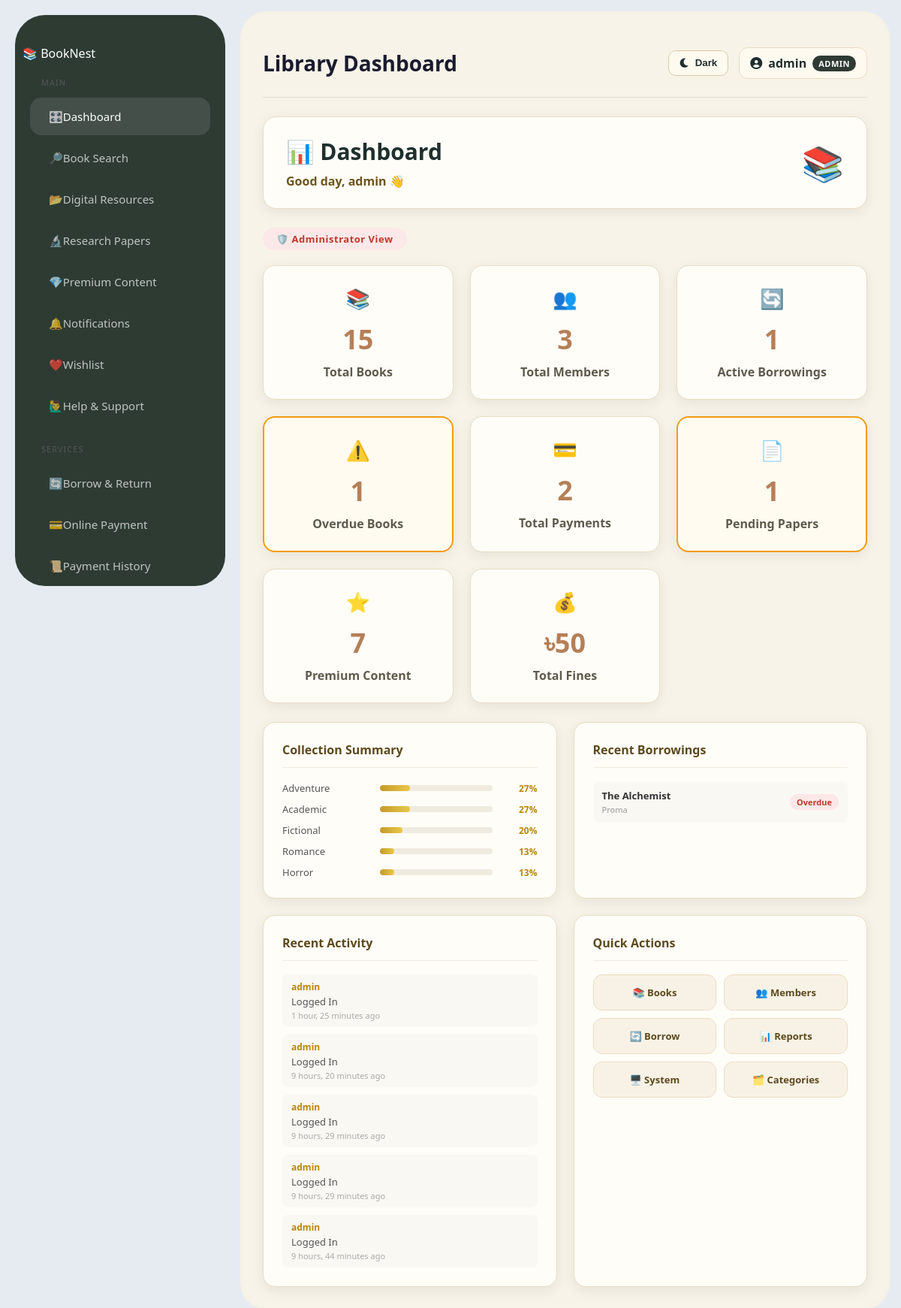
Before: / (signed in) with the older database file.
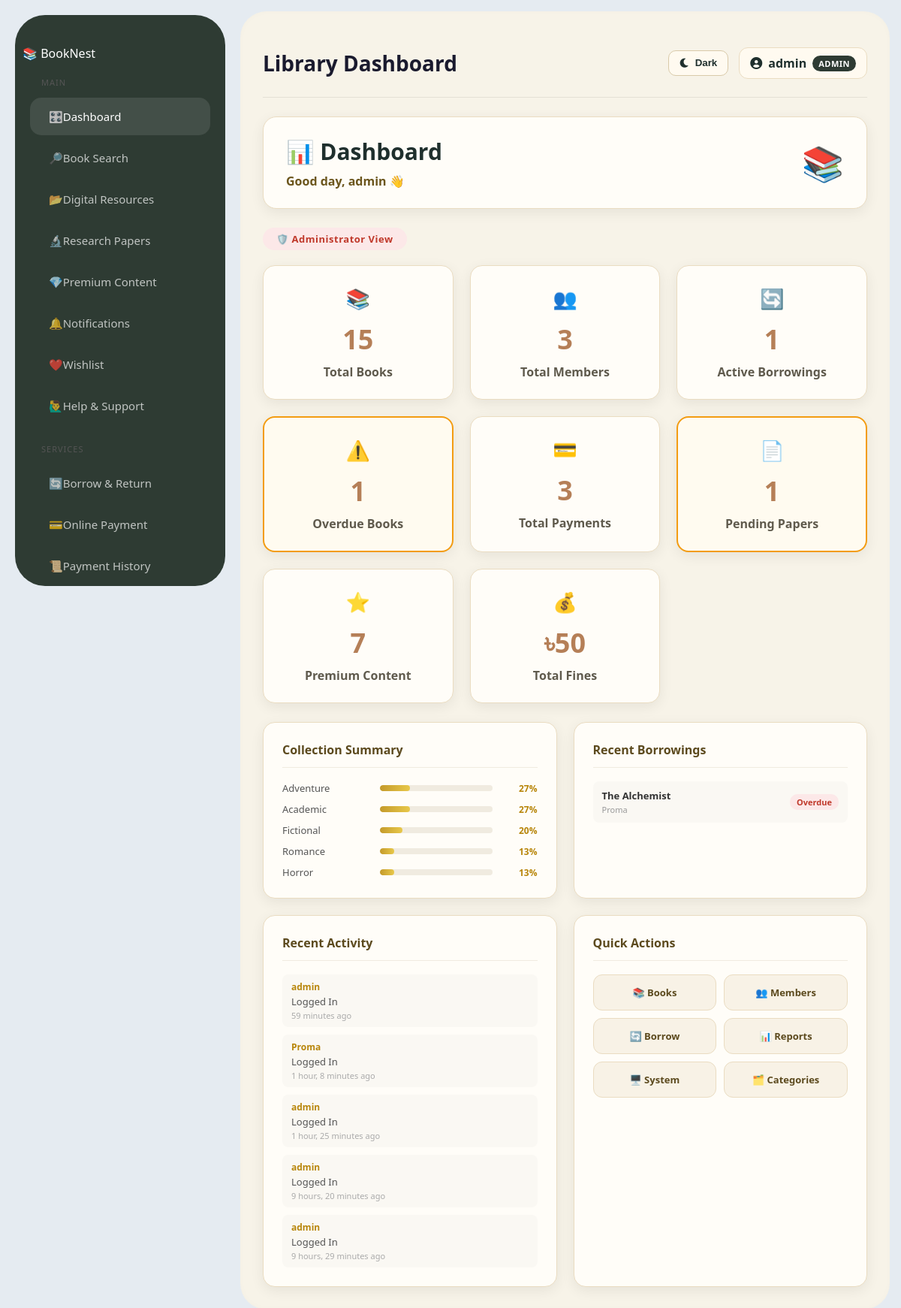
After: the same page with the newer database file.
### library/models.py (models this page shows, shortened)
class Category(models.Model):
    name = models.CharField(max_length=100, unique=True)
    class Meta:
        ordering = ['name']
        verbose_name_plural = 'Categories'

class Borrow(models.Model):
    STATUS_CHOICES = [
        ('borrowed', 'Borrowed'),
        ('returned', 'Returned'),
        ('overdue', 'Overdue'),
        ('lost', 'Lost'),
    ]
    book = models.ForeignKey(Book, on_delete=models.CASCADE, related_name='borrows')
    member = models.ForeignKey(User, on_delete=models.CASCADE, related_name='borrowed_books')
    borrow_date = models.DateField(auto_now_add=True)
    due_date = models.DateField(null=True, blank=True)
    return_date = models.DateField(null=True, blank=True)
    is_returned = models.BooleanField(default=False)
    status = models.CharField(max_length=20, choices=STATUS_CHOICES, default='borrowed')
    fine_amount = models.DecimalField(max_digits=6, decimal_places=2, default=0.00)
    notes = models.TextField(null=True, blank=True)

class Book(models.Model):
    title = models.CharField(max_length=200)
    author = models.CharField(max_length=100)
    isbn = models.CharField(max_length=13, unique=True)
    category = models.ForeignKey(Category, on_delete=models.SET_NULL, null=True, blank=True, related_name='books')
    description = models.TextField(null=True, blank=True)
    total_copies = models.PositiveIntegerField(default=1)
    available_copies = models.PositiveIntegerField(default=1)
    cover_image = models.ImageField(upload_to='book_covers/', null=True, blank=True)

class User(AbstractUser):
    ADMIN = 'admin'
    LIBRARIAN = 'librarian'
    REGULAR_USER = 'user'
    ROLE_CHOICES = [
        (ADMIN, 'Administrator'),
        (LIBRARIAN, 'Librarian'),
        (REGULAR_USER, 'Regular User'),
    ]
    role = models.CharField(max_length=20, choices=ROLE_CHOICES, default=REGULAR_USER)
    phone = models.CharField(max_length=15, null=True, blank=True)
    profile_picture = models.ImageField(upload_to='profiles/', null=True, blank=True)
    date_of_birth = models.DateField(null=True, blank=True)
    bio = models.TextField(null=True, blank=True)
    def get_full_name(self):
        if self.first_name and self.last_name:
            return f"{self.first_name} {self.last_name}"
        return self.username

class SystemLog(models.Model):
    user = models.ForeignKey(settings.AUTH_USER_MODEL, on_delete=models.CASCADE)
    action = models.CharField(max_length=255)
    ip_address = models.CharField(max_length=100)
    timestamp = models.DateTimeField(auto_now_add=True)

### library/views.py (the view, shortened to what this page needs)
# urls.py: path('', views.home, name='home'),
@login_required
def home(request):
    user = request.user
    today = date.today()
    total_books = Book.objects.count()
    total_members = User.objects.filter(role=User.REGULAR_USER).count()
    active_borrows = Borrow.objects.filter(is_returned=False).count()
    overdue_books = Borrow.objects.filter(
        is_returned=False,
        due_date__lt=today
    ).count()
    category_data = (
        Book.objects
        .values('category__name')
        .annotate(count=Count('id'))
        .order_by('-count')
    )
    total_book_count = total_books if total_books > 0 else 1
    collection_summary = [
        {
            'name': item['category__name'] or 'Uncategorized',
            'count': item['count'],
            'percent': round(item['count'] / total_book_count * 100),
        }
        for item in category_data
    ]
    recent_logs = SystemLog.objects.select_related('user').order_by('-timestamp')[:5]
    context = {
        'total_books': total_books,
        'total_members': total_members,
        'active_borrows': active_borrows,
        'overdue_books': overdue_books,
        'collection_summary': collection_summary,
        'recent_logs': recent_logs,
    }
    if user.role == User.ADMIN or user.is_superuser:
        context.update({
            'total_fines': sum(
                b.fine_amount
                for b in Borrow.objects.filter(fine_amount__gt=0)
            ),
            'total_payments': Payment.objects.count(),
            'pending_papers': ResearchPaper.objects.filter(status='pending').count(),
            'total_premium': PremiumContent.objects.filter(is_active=True).count(),
            'recent_borrows': Borrow.objects.select_related('book', 'member')
                .order_by('-borrow_date')[:5],
        })
        return render(request, 'library/home.html', context)

### library/templates/library/home.html (shortened to what this page needs)
{% extends 'library/base.html' %}
{% load static %}
{% block page_title %}Library Dashboard{% endblock %}
{% block extra_css %}
<link rel="stylesheet" href="{% static 'library/css/home_dashboard.css' %}">
{% endblock %}
{% block content %}
<div class="dashboard-page">
  <div class="dashboard-header">
    <div>
      <h2>📊 Dashboard</h2>
      <p>Good day, {{ request.user.first_name|default:request.user.username }} 👋</p>
    </div>
    <div class="header-icon">📚</div>
  </div>
  {% if request.user.role == 'admin' or request.user.is_superuser %}
  <div class="role-badge admin-badge">🛡️ Administrator View</div>
  <div class="dashboard-stats">
    <div class="dash-card">
      <div class="dash-icon">📚</div>
      <h3>{{ total_books }}</h3>
      <p>Total Books</p>
    </div>
    <div class="dash-card">
      <div class="dash-icon">👥</div>
      <h3>{{ total_members }}</h3>
      <p>Total Members</p>
    </div>
    <div class="dash-card">
      <div class="dash-icon">🔄</div>
      <h3>{{ active_borrows }}</h3>
      <p>Active Borrowings</p>
    </div>
    <div class="dash-card {% if overdue_books > 0 %}card-warning{% endif %}">
      <div class="dash-icon">⚠️</div>
      <h3>{{ overdue_books }}</h3>
      <p>Overdue Books</p>
    </div>
    <div class="dash-card">
      <div class="dash-icon">💳</div>
      <h3>{{ total_payments }}</h3>
      <p>Total Payments</p>
    </div>
    <div class="dash-card {% if pending_papers > 0 %}card-warning{% endif %}">
      <div class="dash-icon">📄</div>
      <h3>{{ pending_papers }}</h3>
      <p>Pending Papers</p>
    </div>
    <div class="dash-card">
      <div class="dash-icon">⭐</div>
      <h3>{{ total_premium }}</h3>
      <p>Premium Content</p>
    </div>
    <div class="dash-card">
      <div class="dash-icon">💰</div>
      <h3>৳{{ total_fines|floatformat:0 }}</h3>
      <p>Total Fines</p>
    </div>
  </div>
  <div class="dashboard-grid">
    <div class="dashboard-panel">
      <h3>Collection Summary</h3>
      <div class="summary-list">
        {% for item in collection_summary %}
        <div class="summary-row">
          <span>{{ item.name }}</span>
          <div class="summary-bar-wrap">
            <div class="summary-bar" style="width: {{ item.percent }}%;"></div>
          </div>
          <b>{{ item.percent }}%</b>
        </div>
        {% empty %}
        <p class="empty-msg">No categories yet.</p>
        {% endfor %}
      </div>
    </div>
    <div class="dashboard-panel">
      <h3>Recent Borrowings</h3>
      <div class="activity-table">
        {% for b in recent_borrows %}
        <div class="activity-row">
          <div>
            <strong>{{ b.book.title|truncatechars:25 }}</strong>
            <small>{{ b.member.username }}</small>
          </div>
          <span class="status-badge status-{{ b.status }}">{{ b.status }}</span>
        </div>
        {% empty %}
        <p class="empty-msg">No recent borrowings.</p>
        {% endfor %}
      </div>
    </div>
    <div class="dashboard-panel">
      <h3>Recent Activity</h3>
      <ul class="activity-list">
        {% for log in recent_logs %}
        <li>
          <span class="log-user">{{ log.user.username }}</span>
          {{ log.action }}
          <small>{{ log.timestamp|timesince }} ago</small>
        </li>
        {% empty %}
        <li class="empty-msg">No recent activity.</li>
        {% endfor %}
      </ul>
    </div>
    <div class="dashboard-panel">
      <h3>Quick Actions</h3>
      <div class="quick-actions">
        <a href="{% url 'book_list' %}">📚 Books</a>
        <a href="{% url 'member_list' %}">👥 Members</a>
        <a href="{% url 'borrow_list' %}">🔄 Borrow</a>
        <a href="{% url 'reports_analytics' %}">📊 Reports</a>
        <a href="{% url 'system_monitoring' %}">🖥️ System</a>
        <a href="{% url 'category_list' %}">🗂️ Categories</a>
      </div>
    </div>
  </div>
  {% endif %}
</div>
{% endblock %}

Changed rows visible on the page:
no longer on this page (row unchanged): SystemLog: user.username "admin", action "Logged In", timestamp "9 hours, 29 minutes"
no longer on this page (row unchanged): SystemLog: user.username "admin", action "Logged In", timestamp "9 hours, 44 minutes"
added SystemLog: user.username "admin", action "Logged In", timestamp "59 minutes"
added SystemLog: user.username "Proma", action "Logged In", timestamp "1 hour, 8 minutes"
Other visible differences:
{{ total_payments }}: "2" → "3"
